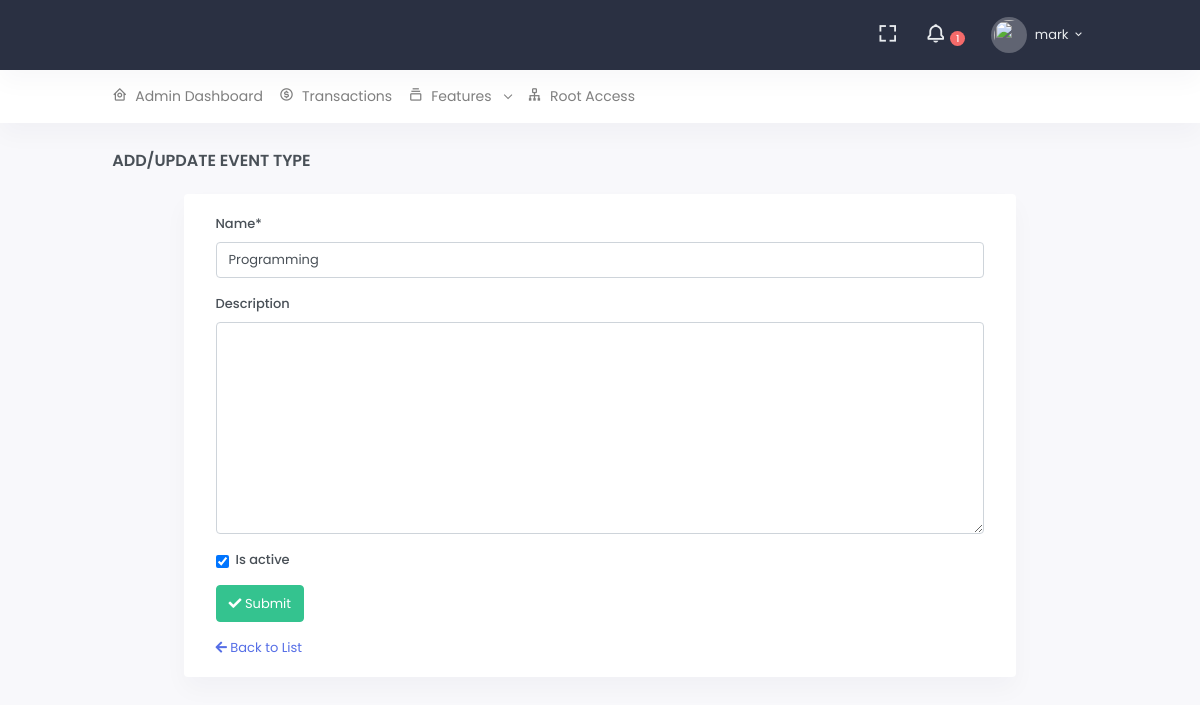
Screenshot of /a/eventtype/7/change/ (signed in) with the database file from the repository.
### src/accounts/models.py (models this page shows, shortened)
class User(AbstractUser):
    GENDER_CHOICE = (
        ('m', 'Male'),
        ('f', 'Female'),
        ('o', 'Other'),
    )
    is_customer = models.BooleanField(default=False, help_text="This account belongs to customer")
    profile_image = models.ImageField(
        null=True, blank=True,
        upload_to='images/profiles/',
        verbose_name="Profile Picture", help_text="Profile image must be 150*150 in size of png, jpg or jpeg"
    )
    gender = models.CharField(max_length=1, null=True, blank=True, choices=GENDER_CHOICE)
    about = models.TextField(null=True, blank=True, help_text="Tell us something interesting about yourself")
    address = models.TextField(blank=True, null=True)
    phone_number = models.CharField(max_length=15, null=True, blank=True)
    class Meta:
        verbose_name_plural = "Users"

### src/portals/admins/models.py (models this page shows, shortened)
class EventType(models.Model):
    name = models.CharField(max_length=255)
    description = models.TextField(null=True, blank=True)
    is_active = models.BooleanField(default=True)
    class Meta:
        ordering = ['-id']

### src/portals/admins/views.py (the view)
# urls.py: path('eventtype/<int:pk>/change/', EventTypeUpdateView.as_view(), name='eventtype-update-view'),
class EventTypeUpdateView(UpdateView):
    queryset = EventType.objects.all()
    fields = ['name', 'description', 'is_active']
    success_url = reverse_lazy('admin-portal:eventtype-list-view')

### src/portals/admins/templates/admins/eventtype_form.html (shortened to what this page needs)
{% extends 'core/base.html' %}
{% load static %}
{% load crispy_forms_tags %}
{% block page_heading %}
    Add/Update Event Type
{% endblock %}
{% block content %}
    <div class="row justify-content-center">
        <div class="card col-sm-10">
            <div class="card-body">
                <form method="post">
                    {{ form| crispy }}
                    <button class="btn btn-success" type="submit"><i class="fa fa-check"></i> Submit</button>
                </form>
                <div class="mt-3">
                    <a href="{% url 'admin-portal:eventtype-list-view' %}"><i class="fa fa-arrow-left"></i> Back to List</a>
                </div>
            </div>
        </div>
    </div>
{% endblock %}

### templates/core/base_head.html (shortened to what this page needs)
{% load static %}
<header id="page-topbar">
    <div class="navbar-header">
        <div class="d-flex">
            <div class="navbar-brand-box">
            </div>
        </div>
        <div class="d-flex">
            <div class="dropdown d-none d-lg-inline-block ml-1">
                <button type="button" class="btn header-item noti-icon waves-effect" data-toggle="fullscreen">
                    <i class="bx bx-fullscreen"></i>
                </button>
            </div>
            <div class="dropdown d-inline-block">
                <button type="button" class="btn header-item noti-icon waves-effect"
                        id="page-header-notifications-dropdown"
                        data-toggle="dropdown" aria-haspopup="true" aria-expanded="false">
                    <i class="bx bx-bell bx-tada"></i>
                    <span class="badge badge-danger badge-pill">
                        1
                    </span>
                </button>
            </div>
            <div class="dropdown d-inline-block">
                <button type="button" class="btn header-item waves-effect" id="page-header-user-dropdown"
                        data-toggle="dropdown" aria-haspopup="true" aria-expanded="false">
                    {% if request.user.profile_image %}
                        <img class="rounded-circle header-profile-user" src="{% static 'images/user.png' %}" alt="Header Avatar">
                    {% else %}
                         <img class="rounded-circle header-profile-user" src="{% static 'images/user.png' %}">
                    {% endif %}
                    <span class="d-none d-xl-inline-block ml-1">{{ request.user.username }}</span>
                    <i class="mdi mdi-chevron-down d-none d-xl-inline-block"></i>
                </button>
            </div>
        </div>
    </div>
</header>
<div class="topnav">
    <div class="container-fluid">
        <nav class="navbar navbar-light navbar-expand-lg topnav-menu">
            <div class="collapse navbar-collapse" id="topnav-menu-content">
                <ul class="navbar-nav">
                    {% if request.user.is_authenticated %}
                        {% if request.user.is_superuser %}
                            {% include 'core/include/admin_header.html' %}
                        {% elif request.user.is_staff %}
                            {% include 'core/include/organizer_header.html' %}
                        {% else %}
                            {% include 'core/include/customer_header.html' %}
                        {% endif %}
                    {% endif %}
                </ul>
            </div>
        </nav>
    </div>
</div>

### rows the page displays
User: user.username "mark"
EventType: name "Programming", is_active "☑"
